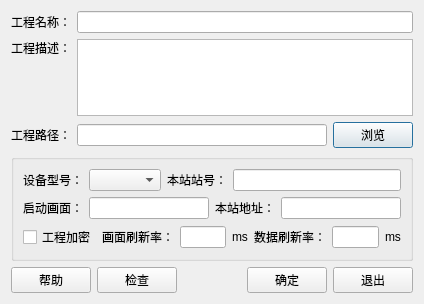
<?xml version="1.0" encoding="UTF-8"?>
<ui version="4.0">
 <class>NewProjectDialog</class>
 <widget class="QDialog" name="NewProjectDialog">
  <property name="geometry">
   <rect>
    <x>0</x>
    <y>0</y>
    <width>424</width>
    <height>304</height>
   </rect>
  </property>
  <property name="windowTitle">
   <string>运行系统</string>
  </property>
  <property name="windowIcon">
   <iconset resource="images.qrc">
    <normaloff>:/images/appicon.png</normaloff>:/images/appicon.png</iconset>
  </property>
  <layout class="QVBoxLayout" name="verticalLayout_2">
   <item>
    <layout class="QHBoxLayout" name="horizontalLayout">
     <item>
      <widget class="QLabel" name="label">
       <property name="text">
        <string>工程名称：</string>
       </property>
      </widget>
     </item>
     <item>
      <widget class="QLineEdit" name="editProjectName"/>
     </item>
    </layout>
   </item>
   <item>
    <layout class="QHBoxLayout" name="horizontalLayout_2">
     <item>
      <layout class="QVBoxLayout" name="verticalLayout">
       <item>
        <widget class="QLabel" name="label_2">
         <property name="text">
          <string>工程描述：</string>
         </property>
        </widget>
       </item>
       <item>
        <spacer name="verticalSpacer">
         <property name="orientation">
          <enum>Qt::Vertical</enum>
         </property>
         <property name="sizeHint" stdset="0">
          <size>
           <width>20</width>
           <height>40</height>
          </size>
         </property>
        </spacer>
       </item>
      </layout>
     </item>
     <item>
      <widget class="QTextEdit" name="editProjectDescription"/>
     </item>
    </layout>
   </item>
   <item>
    <layout class="QHBoxLayout" name="horizontalLayout_3">
     <item>
      <widget class="QLabel" name="label_3">
       <property name="text">
        <string>工程路径：</string>
       </property>
      </widget>
     </item>
     <item>
      <widget class="QLineEdit" name="editProjectPath"/>
     </item>
     <item>
      <widget class="QPushButton" name="btnFileDialog">
       <property name="text">
        <string>浏览</string>
       </property>
      </widget>
     </item>
    </layout>
   </item>
   <item>
    <widget class="QGroupBox" name="groupBox">
     <property name="title">
      <string/>
     </property>
     <layout class="QVBoxLayout" name="verticalLayout_3">
      <item>
       <layout class="QHBoxLayout" name="horizontalLayout_4">
        <item>
         <widget class="QLabel" name="label_4">
          <property name="text">
           <string>设备型号：</string>
          </property>
         </widget>
        </item>
        <item>
         <widget class="QComboBox" name="cboDevType"/>
        </item>
        <item>
         <widget class="QLabel" name="label_5">
          <property name="text">
           <string>本站站号：</string>
          </property>
         </widget>
        </item>
        <item>
         <widget class="QLineEdit" name="editStationNumber"/>
        </item>
       </layout>
      </item>
      <item>
       <layout class="QHBoxLayout" name="horizontalLayout_5">
        <item>
         <widget class="QLabel" name="label_6">
          <property name="text">
           <string>启动画面：</string>
          </property>
         </widget>
        </item>
        <item>
         <widget class="QLineEdit" name="editStartPage"/>
        </item>
        <item>
         <widget class="QLabel" name="label_7">
          <property name="text">
           <string>本站地址：</string>
          </property>
         </widget>
        </item>
        <item>
         <widget class="QLineEdit" name="editStationAddress"/>
        </item>
       </layout>
      </item>
      <item>
       <layout class="QHBoxLayout" name="horizontalLayout_6">
        <item>
         <widget class="QCheckBox" name="chkProjectEncrypt">
          <property name="text">
           <string>工程加密</string>
          </property>
         </widget>
        </item>
        <item>
         <widget class="QLabel" name="label_8">
          <property name="text">
           <string>画面刷新率：</string>
          </property>
         </widget>
        </item>
        <item>
         <widget class="QLineEdit" name="editPageScanPeriod"/>
        </item>
        <item>
         <widget class="QLabel" name="label_9">
          <property name="text">
           <string>ms</string>
          </property>
         </widget>
        </item>
        <item>
         <widget class="QLabel" name="label_10">
          <property name="text">
           <string>数据刷新率：</string>
          </property>
         </widget>
        </item>
        <item>
         <widget class="QLineEdit" name="editDataScanPeriod"/>
        </item>
        <item>
         <widget class="QLabel" name="label_11">
          <property name="text">
           <string>ms</string>
          </property>
         </widget>
        </item>
       </layout>
      </item>
     </layout>
    </widget>
   </item>
   <item>
    <layout class="QHBoxLayout" name="horizontalLayout_7">
     <item>
      <widget class="QPushButton" name="btnHelp">
       <property name="text">
        <string>帮助</string>
       </property>
      </widget>
     </item>
     <item>
      <widget class="QPushButton" name="btnCheck">
       <property name="text">
        <string>检查</string>
       </property>
      </widget>
     </item>
     <item>
      <spacer name="horizontalSpacer">
       <property name="orientation">
        <enum>Qt::Horizontal</enum>
       </property>
       <property name="sizeHint" stdset="0">
        <size>
         <width>40</width>
         <height>20</height>
        </size>
       </property>
      </spacer>
     </item>
     <item>
      <widget class="QPushButton" name="btnOk">
       <property name="text">
        <string>确定</string>
       </property>
      </widget>
     </item>
     <item>
      <widget class="QPushButton" name="btnExit">
       <property name="text">
        <string>退出</string>
       </property>
      </widget>
     </item>
    </layout>
   </item>
  </layout>
 </widget>
 <resources>
  <include location="images.qrc"/>
 </resources>
 <connections/>
</ui>
